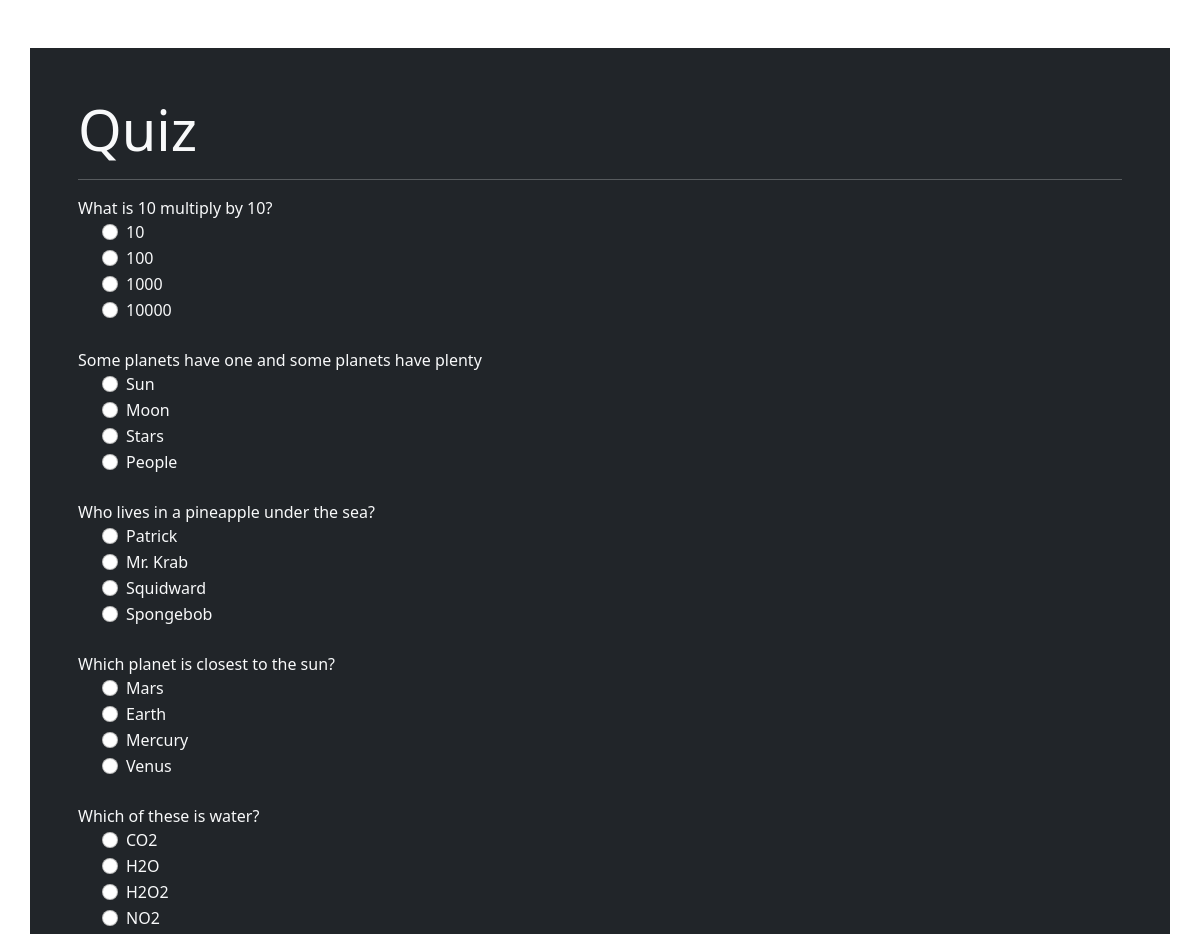
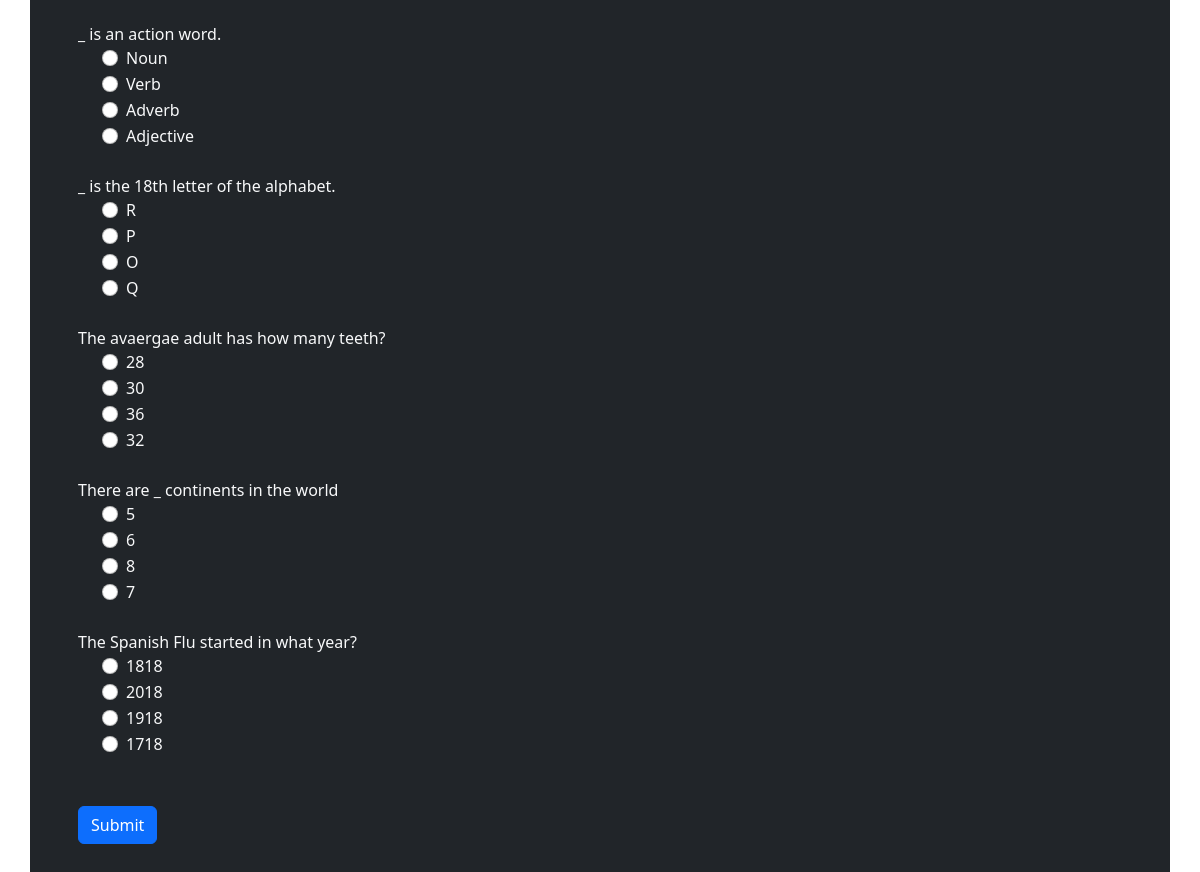
The page /quiz on the database its author committed (2 pictures, top to bottom).
### quiz/models.py (models this page shows, shortened)
class Questions(models.Model):
    question = models.CharField(max_length=200)
    op1 = models.CharField(max_length=200)
    op2 = models.CharField(max_length=200)
    op3 = models.CharField(max_length=200)
    op4 = models.CharField(max_length=200)
    answer = models.CharField(max_length=200)

### quiz/views.py (the view)
# urls.py: path('', include('quiz.urls')),
def quiz(request):
    questions = Questions.objects.all()
    if request.method == "POST":
        score = 0
        total = 0
        correct = 0
        incorrect = 0
        for q in questions:
            total+=1
            print(request.POST.get(q.question))
            print(q.answer)
            if q.answer == request.POST.get(q.question):
                score+=10
                correct+=1
            else:
                incorrect+=1
        percentage = (score/ (total*10)) * 100
        context = {
            'score': score,
            'correct': correct,
            'incorrect': incorrect,
            'percentage': percentage
        }
        return render(request, 'quiz/results.html', context)
    else:
        return render(request, 'quiz/quiz.html',{'questions':questions})

### templates/quiz/quiz.html (shortened to what this page needs)
{% extends 'quiz/base.html' %}
{% block content %}
    <div class="container-fluid mt-5">
        <div class="container bg-dark p-5 text-light">
            <h1 class="display-4">Quiz</h1>
            <hr>
            <form method="POST">
                {% for q in questions %}
                <div class="form-group">
                    <label for="question">{{ q.question }}</label>
                </div>
                <div class="form-check">
                    <div class="form-check">
                        <input type="radio" id="gRadio1" class="form-check-input" name="{{ q.question}}" value="{{ q.op1 }}">
                        <label for="qRadio1" class="form-check-label"> {{ q.op1 }}</label>
                    </div>
                </div>
                <div class="form-check">
                    <div class="form-check">
                        <input type="radio" id="gRadio2" class="form-check-input" name="{{ q.question}}" value="{{ q.op2 }}">
                        <label for="qRadio2" class="form-check-label"> {{ q.op2 }}</label>
                    </div>
                </div>
                <div class="form-check">
                    <div class="form-check">
                        <input type="radio" id="gRadio3" class="form-check-input" name="{{ q.question}}" value="{{ q.op3 }}">
                        <label for="qRadio3" class="form-check-label"> {{ q.op3 }}</label>
                    </div>
                </div>
                <div class="form-check">
                    <div class="form-check">
                        <input type="radio" id="gRadio4" class="form-check-input" name="{{ q.question}}" value="{{ q.op4 }}">
                        <label for="qRadio4" class="form-check-label"> {{ q.op4 }}</label>
                    </div>
                </div>
                <br>
                {% endfor %}
                <br>
                <button class="btn btn-primary" type="submit" value="Submit">Submit</button>
            </form>
        </div>
    </div>
{% endblock %}

### templates/quiz/base.html (shortened to what this page needs)
<!DOCTYPE html>
<html>
    <head>
        <link href="https://cdn.jsdelivr.net/npm/bootstrap@5.2.0-beta1/dist/css/bootstrap.min.css" rel="stylesheet">
    <body>
       {% block content%}
       {% endblock %}
    </body>
</html>

### rows shown on the page
Questions: question "What is 10 multiply by 10?", op1 "10", op2 "100", op3 "1000", op4 "10000"
Questions: question "Some planets have one and some planets have plenty", op1 "Sun", op2 "Moon", op3 "Stars", op4 "People"
Questions: question "Who lives in a pineapple under the sea?", op1 "Patrick", op2 "Mr. Krab", op3 "Squidward", op4 "Spongebob"
Questions: question "Which planet is closest to the sun?", op1 "Mars", op2 "Earth", op3 "Mercury", op4 "Venus"
Questions: question "Which of these is water?", op1 "CO2", op2 "H2O", op3 "H2O2", op4 "NO2"
Questions: question "_ is an action word.", op1 "Noun", op2 "Verb", op3 "Adverb", op4 "Adjective"
Questions: question "_ is the 18th letter of the alphabet.", op1 "R", op2 "P", op3 "O", op4 "Q"
Questions: question "The avaergae adult has how many teeth?", op1 "28", op2 "30", op3 "36", op4 "32"
Questions: question "There are _ continents in the world", op1 "5", op2 "6", op3 "8", op4 "7"
Questions: question "The Spanish Flu started in what year?", op1 "1818", op2 "2018", op3 "1918", op4 "1718"
